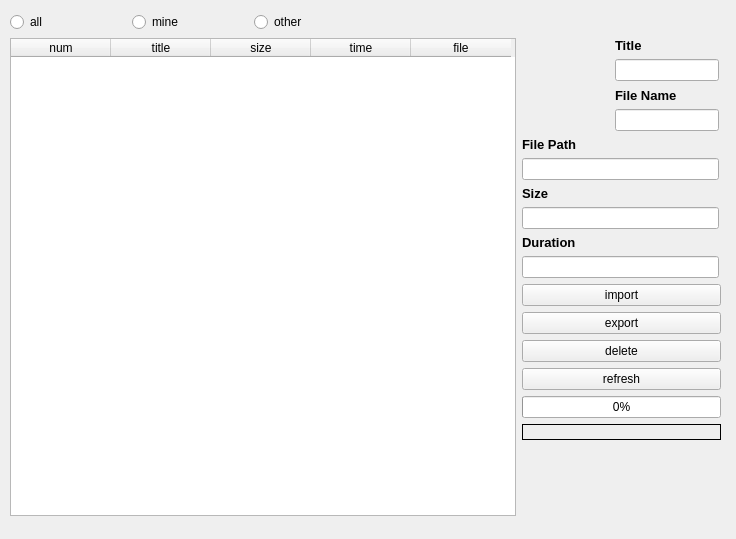
<?xml version="1.0" encoding="UTF-8"?>
<ui version="4.0">
 <class>VideoWidget</class>
 <widget class="QWidget" name="VideoWidget">
  <property name="geometry">
   <rect>
    <x>0</x>
    <y>0</y>
    <width>736</width>
    <height>539</height>
   </rect>
  </property>
  <property name="windowTitle">
   <string>Form</string>
  </property>
  <widget class="QWidget" name="layoutWidget">
   <property name="geometry">
    <rect>
     <x>10</x>
     <y>12</y>
     <width>711</width>
     <height>524</height>
    </rect>
   </property>
   <layout class="QVBoxLayout" name="verticalLayout_2">
    <item>
     <layout class="QHBoxLayout" name="horizontalLayout_2">
      <item>
       <widget class="QRadioButton" name="radioButton_all">
        <property name="maximumSize">
         <size>
          <width>116</width>
          <height>16777215</height>
         </size>
        </property>
        <property name="text">
         <string>all</string>
        </property>
       </widget>
      </item>
      <item>
       <widget class="QRadioButton" name="radioButton_mine">
        <property name="maximumSize">
         <size>
          <width>116</width>
          <height>16777215</height>
         </size>
        </property>
        <property name="text">
         <string>mine</string>
        </property>
       </widget>
      </item>
      <item>
       <widget class="QRadioButton" name="radioButton_other">
        <property name="maximumSize">
         <size>
          <width>116</width>
          <height>16777215</height>
         </size>
        </property>
        <property name="text">
         <string>other</string>
        </property>
       </widget>
      </item>
      <item>
       <widget class="QLabel" name="label">
        <property name="text">
         <string/>
        </property>
       </widget>
      </item>
     </layout>
    </item>
    <item>
     <layout class="QHBoxLayout" name="horizontalLayout">
      <item>
       <widget class="QTableWidget" name="tableWidget">
        <property name="minimumSize">
         <size>
          <width>501</width>
          <height>0</height>
         </size>
        </property>
        <column>
         <property name="text">
          <string>num</string>
         </property>
        </column>
        <column>
         <property name="text">
          <string>title</string>
         </property>
        </column>
        <column>
         <property name="text">
          <string>size</string>
         </property>
        </column>
        <column>
         <property name="text">
          <string>time</string>
         </property>
        </column>
        <column>
         <property name="text">
          <string>file</string>
         </property>
        </column>
       </widget>
      </item>
      <item>
       <layout class="QVBoxLayout" name="verticalLayout">
        <item>
         <layout class="QGridLayout" name="gridLayout">
          <item row="0" column="2">
           <widget class="QLabel" name="labelName">
            <property name="maximumSize">
             <size>
              <width>104</width>
              <height>16777215</height>
             </size>
            </property>
            <property name="font">
             <font>
              <pointsize>10</pointsize>
              <weight>75</weight>
              <bold>true</bold>
             </font>
            </property>
            <property name="text">
             <string extracomment="app name label">Title</string>
            </property>
           </widget>
          </item>
          <item row="1" column="0" rowspan="3">
           <widget class="QLabel" name="labelIcon">
            <property name="minimumSize">
             <size>
              <width>72</width>
              <height>72</height>
             </size>
            </property>
            <property name="maximumSize">
             <size>
              <width>72</width>
              <height>72</height>
             </size>
            </property>
            <property name="text">
             <string notr="true"/>
            </property>
            <property name="pixmap">
             <pixmap resource="../zasoby.qrc">:/icons/info.png</pixmap>
            </property>
            <property name="scaledContents">
             <bool>true</bool>
            </property>
           </widget>
          </item>
          <item row="1" column="1">
           <widget class="QLabel" name="labelQRcode">
            <property name="maximumSize">
             <size>
              <width>9</width>
              <height>72</height>
             </size>
            </property>
            <property name="text">
             <string notr="true"/>
            </property>
            <property name="scaledContents">
             <bool>true</bool>
            </property>
           </widget>
          </item>
          <item row="1" column="2">
           <widget class="QLineEdit" name="editTitle">
            <property name="maximumSize">
             <size>
              <width>104</width>
              <height>16777215</height>
             </size>
            </property>
            <property name="text">
             <string notr="true"/>
            </property>
            <property name="readOnly">
             <bool>true</bool>
            </property>
           </widget>
          </item>
          <item row="2" column="2">
           <widget class="QLabel" name="labelVersion">
            <property name="maximumSize">
             <size>
              <width>104</width>
              <height>16777215</height>
             </size>
            </property>
            <property name="font">
             <font>
              <pointsize>10</pointsize>
              <weight>75</weight>
              <bold>true</bold>
             </font>
            </property>
            <property name="text">
             <string extracomment="version label">File Name</string>
            </property>
           </widget>
          </item>
          <item row="3" column="2">
           <widget class="QLineEdit" name="editName">
            <property name="maximumSize">
             <size>
              <width>104</width>
              <height>16777215</height>
             </size>
            </property>
            <property name="text">
             <string notr="true"/>
            </property>
            <property name="readOnly">
             <bool>true</bool>
            </property>
           </widget>
          </item>
          <item row="4" column="0" colspan="3">
           <widget class="QLabel" name="labelAppsFileName">
            <property name="maximumSize">
             <size>
              <width>199</width>
              <height>16777215</height>
             </size>
            </property>
            <property name="font">
             <font>
              <pointsize>10</pointsize>
              <weight>75</weight>
              <bold>true</bold>
             </font>
            </property>
            <property name="text">
             <string extracomment="file name label">File Path</string>
            </property>
           </widget>
          </item>
          <item row="5" column="0" colspan="3">
           <widget class="QLineEdit" name="editFilePath">
            <property name="maximumSize">
             <size>
              <width>199</width>
              <height>16777215</height>
             </size>
            </property>
            <property name="text">
             <string notr="true"/>
            </property>
            <property name="readOnly">
             <bool>true</bool>
            </property>
           </widget>
          </item>
          <item row="6" column="0" colspan="3">
           <widget class="QLabel" name="labelAppsSize">
            <property name="maximumSize">
             <size>
              <width>199</width>
              <height>16777215</height>
             </size>
            </property>
            <property name="font">
             <font>
              <pointsize>10</pointsize>
              <weight>75</weight>
              <bold>true</bold>
             </font>
            </property>
            <property name="text">
             <string extracomment="size label">Size</string>
            </property>
           </widget>
          </item>
          <item row="7" column="0" colspan="3">
           <widget class="QLineEdit" name="editSize">
            <property name="maximumSize">
             <size>
              <width>199</width>
              <height>16777215</height>
             </size>
            </property>
            <property name="text">
             <string notr="true"/>
            </property>
            <property name="readOnly">
             <bool>true</bool>
            </property>
           </widget>
          </item>
          <item row="8" column="0" colspan="3">
           <widget class="QLabel" name="labelAppsLocation">
            <property name="maximumSize">
             <size>
              <width>199</width>
              <height>16777215</height>
             </size>
            </property>
            <property name="font">
             <font>
              <pointsize>10</pointsize>
              <weight>75</weight>
              <bold>true</bold>
             </font>
            </property>
            <property name="text">
             <string extracomment="location label">Duration</string>
            </property>
           </widget>
          </item>
          <item row="9" column="0" colspan="3">
           <widget class="QLineEdit" name="editDuration">
            <property name="maximumSize">
             <size>
              <width>199</width>
              <height>16777215</height>
             </size>
            </property>
            <property name="readOnly">
             <bool>true</bool>
            </property>
           </widget>
          </item>
         </layout>
        </item>
        <item>
         <widget class="QPushButton" name="pushButton_in">
          <property name="maximumSize">
           <size>
            <width>199</width>
            <height>16777215</height>
           </size>
          </property>
          <property name="text">
           <string>import</string>
          </property>
         </widget>
        </item>
        <item>
         <widget class="QPushButton" name="pushButton_out">
          <property name="maximumSize">
           <size>
            <width>199</width>
            <height>16777215</height>
           </size>
          </property>
          <property name="text">
           <string>export</string>
          </property>
         </widget>
        </item>
        <item>
         <widget class="QPushButton" name="pushButton_delete">
          <property name="maximumSize">
           <size>
            <width>199</width>
            <height>16777215</height>
           </size>
          </property>
          <property name="text">
           <string>delete</string>
          </property>
         </widget>
        </item>
        <item>
         <widget class="QPushButton" name="pushButton_refresh">
          <property name="maximumSize">
           <size>
            <width>199</width>
            <height>16777215</height>
           </size>
          </property>
          <property name="text">
           <string>refresh</string>
          </property>
         </widget>
        </item>
        <item>
         <widget class="QProgressBar" name="progressBar">
          <property name="maximumSize">
           <size>
            <width>199</width>
            <height>16777215</height>
           </size>
          </property>
          <property name="autoFillBackground">
           <bool>false</bool>
          </property>
          <property name="maximum">
           <number>100</number>
          </property>
          <property name="value">
           <number>0</number>
          </property>
          <property name="format">
           <string>%p%</string>
          </property>
         </widget>
        </item>
        <item>
         <widget class="QLabel" name="msg_label">
          <property name="maximumSize">
           <size>
            <width>199</width>
            <height>16777215</height>
           </size>
          </property>
          <property name="frameShape">
           <enum>QFrame::Box</enum>
          </property>
          <property name="text">
           <string/>
          </property>
         </widget>
        </item>
        <item>
         <spacer name="verticalSpacer">
          <property name="orientation">
           <enum>Qt::Vertical</enum>
          </property>
          <property name="sizeHint" stdset="0">
           <size>
            <width>20</width>
            <height>40</height>
           </size>
          </property>
         </spacer>
        </item>
       </layout>
      </item>
     </layout>
    </item>
    <item>
     <widget class="QLabel" name="label_2">
      <property name="text">
       <string/>
      </property>
     </widget>
    </item>
   </layout>
  </widget>
 </widget>
 <resources>
  <include location="../zasoby.qrc"/>
 </resources>
 <connections/>
</ui>
